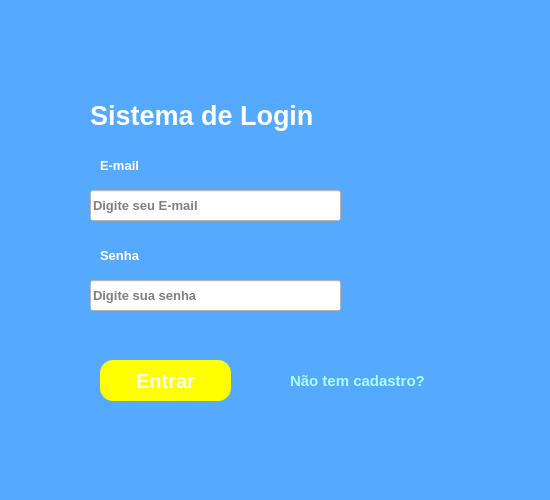
<?xml version="1.0" encoding="UTF-8"?>
<ui version="4.0">
 <class>Dialog</class>
 <widget class="QDialog" name="Dialog">
  <property name="geometry">
   <rect>
    <x>0</x>
    <y>0</y>
    <width>550</width>
    <height>500</height>
   </rect>
  </property>
  <property name="font">
   <font>
    <pointsize>20</pointsize>
   </font>
  </property>
  <property name="windowTitle">
   <string>Dialog</string>
  </property>
  <property name="styleSheet">
   <string notr="true">background-color: rgb(85, 170, 255);</string>
  </property>
  <widget class="QLabel" name="label">
   <property name="geometry">
    <rect>
     <x>90</x>
     <y>100</y>
     <width>241</width>
     <height>31</height>
    </rect>
   </property>
   <property name="font">
    <font>
     <pointsize>20</pointsize>
     <weight>75</weight>
     <bold>true</bold>
    </font>
   </property>
   <property name="styleSheet">
    <string notr="true">color: rgb(255, 255, 255);</string>
   </property>
   <property name="text">
    <string>Sistema de Login</string>
   </property>
  </widget>
  <widget class="QLabel" name="label_2">
   <property name="geometry">
    <rect>
     <x>100</x>
     <y>140</y>
     <width>201</width>
     <height>51</height>
    </rect>
   </property>
   <property name="font">
    <font>
     <pointsize>10</pointsize>
     <weight>75</weight>
     <bold>true</bold>
    </font>
   </property>
   <property name="styleSheet">
    <string notr="true">color: rgb(255, 255, 255);</string>
   </property>
   <property name="text">
    <string>E-mail</string>
   </property>
  </widget>
  <widget class="QLabel" name="label_3">
   <property name="geometry">
    <rect>
     <x>100</x>
     <y>230</y>
     <width>201</width>
     <height>51</height>
    </rect>
   </property>
   <property name="font">
    <font>
     <pointsize>10</pointsize>
     <weight>75</weight>
     <bold>true</bold>
    </font>
   </property>
   <property name="styleSheet">
    <string notr="true">color: rgb(255, 255, 255);</string>
   </property>
   <property name="text">
    <string>Senha</string>
   </property>
  </widget>
  <widget class="QLineEdit" name="lineEdit">
   <property name="geometry">
    <rect>
     <x>90</x>
     <y>190</y>
     <width>251</width>
     <height>31</height>
    </rect>
   </property>
   <property name="font">
    <font>
     <pointsize>10</pointsize>
     <weight>75</weight>
     <bold>true</bold>
    </font>
   </property>
   <property name="styleSheet">
    <string notr="true">background-color: rgb(255, 255, 255);</string>
   </property>
   <property name="text">
    <string/>
   </property>
   <property name="placeholderText">
    <string>Digite seu E-mail</string>
   </property>
  </widget>
  <widget class="QLineEdit" name="lineEdit_2">
   <property name="geometry">
    <rect>
     <x>90</x>
     <y>280</y>
     <width>251</width>
     <height>31</height>
    </rect>
   </property>
   <property name="font">
    <font>
     <pointsize>10</pointsize>
     <weight>75</weight>
     <bold>true</bold>
    </font>
   </property>
   <property name="tabletTracking">
    <bool>false</bool>
   </property>
   <property name="styleSheet">
    <string notr="true">background-color: rgb(255, 255, 255);</string>
   </property>
   <property name="text">
    <string/>
   </property>
   <property name="echoMode">
    <enum>QLineEdit::Password</enum>
   </property>
   <property name="placeholderText">
    <string>Digite sua senha</string>
   </property>
  </widget>
  <widget class="QPushButton" name="pushButton">
   <property name="geometry">
    <rect>
     <x>100</x>
     <y>360</y>
     <width>131</width>
     <height>41</height>
    </rect>
   </property>
   <property name="font">
    <font>
     <pointsize>15</pointsize>
     <weight>75</weight>
     <bold>true</bold>
    </font>
   </property>
   <property name="styleSheet">
    <string notr="true">background-color: rgb(255, 255, 0);
border-color: rgb(255, 255, 255);
color: rgb(255, 255, 255);
border-radius: 13%;</string>
   </property>
   <property name="text">
    <string>Entrar</string>
   </property>
  </widget>
  <widget class="QLabel" name="label_4">
   <property name="geometry">
    <rect>
     <x>290</x>
     <y>370</y>
     <width>201</width>
     <height>21</height>
    </rect>
   </property>
   <property name="font">
    <font>
     <pointsize>11</pointsize>
     <weight>75</weight>
     <bold>true</bold>
    </font>
   </property>
   <property name="styleSheet">
    <string notr="true">color: rgb(170, 255, 255);</string>
   </property>
   <property name="text">
    <string>Não tem cadastro?</string>
   </property>
  </widget>
 </widget>
 <resources/>
 <connections/>
</ui>
